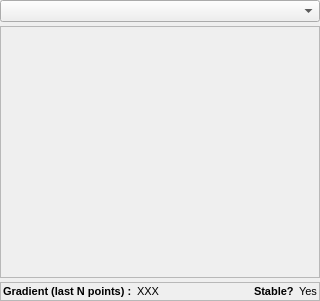
<?xml version="1.0" encoding="UTF-8"?>
<ui version="4.0">
 <class>EnergyModuleWidget</class>
 <widget class="QWidget" name="EnergyModuleWidget">
  <property name="geometry">
   <rect>
    <x>0</x>
    <y>0</y>
    <width>320</width>
    <height>301</height>
   </rect>
  </property>
  <property name="sizePolicy">
   <sizepolicy hsizetype="Expanding" vsizetype="Expanding">
    <horstretch>0</horstretch>
    <verstretch>0</verstretch>
   </sizepolicy>
  </property>
  <property name="font">
   <font>
    <pointsize>8</pointsize>
   </font>
  </property>
  <property name="windowTitle">
   <string>Energy Controls</string>
  </property>
  <layout class="QVBoxLayout" name="verticalLayout">
   <property name="spacing">
    <number>4</number>
   </property>
   <property name="leftMargin">
    <number>0</number>
   </property>
   <property name="topMargin">
    <number>0</number>
   </property>
   <property name="rightMargin">
    <number>0</number>
   </property>
   <property name="bottomMargin">
    <number>0</number>
   </property>
   <item>
    <widget class="QComboBox" name="TargetCombo"/>
   </item>
   <item>
    <widget class="QFrame" name="PlotWidget">
     <property name="sizePolicy">
      <sizepolicy hsizetype="Expanding" vsizetype="Expanding">
       <horstretch>0</horstretch>
       <verstretch>0</verstretch>
      </sizepolicy>
     </property>
     <property name="acceptDrops">
      <bool>true</bool>
     </property>
     <property name="frameShape">
      <enum>QFrame::StyledPanel</enum>
     </property>
     <property name="frameShadow">
      <enum>QFrame::Sunken</enum>
     </property>
    </widget>
   </item>
   <item>
    <widget class="QFrame" name="StabilityFrame">
     <property name="sizePolicy">
      <sizepolicy hsizetype="Expanding" vsizetype="Minimum">
       <horstretch>0</horstretch>
       <verstretch>0</verstretch>
      </sizepolicy>
     </property>
     <property name="acceptDrops">
      <bool>true</bool>
     </property>
     <property name="frameShape">
      <enum>QFrame::StyledPanel</enum>
     </property>
     <property name="frameShadow">
      <enum>QFrame::Sunken</enum>
     </property>
     <layout class="QHBoxLayout" name="horizontalLayout">
      <property name="spacing">
       <number>2</number>
      </property>
      <property name="leftMargin">
       <number>2</number>
      </property>
      <property name="topMargin">
       <number>2</number>
      </property>
      <property name="rightMargin">
       <number>2</number>
      </property>
      <property name="bottomMargin">
       <number>2</number>
      </property>
      <item>
       <widget class="QLabel" name="GradientInfoLabel">
        <property name="sizePolicy">
         <sizepolicy hsizetype="Minimum" vsizetype="Minimum">
          <horstretch>0</horstretch>
          <verstretch>0</verstretch>
         </sizepolicy>
        </property>
        <property name="font">
         <font>
          <weight>75</weight>
          <bold>true</bold>
         </font>
        </property>
        <property name="text">
         <string>Gradient (last N points) : </string>
        </property>
       </widget>
      </item>
      <item>
       <widget class="QLabel" name="GradientValueLabel">
        <property name="sizePolicy">
         <sizepolicy hsizetype="Expanding" vsizetype="Minimum">
          <horstretch>5</horstretch>
          <verstretch>0</verstretch>
         </sizepolicy>
        </property>
        <property name="text">
         <string>XXX</string>
        </property>
       </widget>
      </item>
      <item>
       <widget class="QLabel" name="label_2">
        <property name="sizePolicy">
         <sizepolicy hsizetype="Minimum" vsizetype="Minimum">
          <horstretch>0</horstretch>
          <verstretch>0</verstretch>
         </sizepolicy>
        </property>
        <property name="font">
         <font>
          <weight>75</weight>
          <bold>true</bold>
         </font>
        </property>
        <property name="text">
         <string>Stable? </string>
        </property>
       </widget>
      </item>
      <item>
       <widget class="QLabel" name="StableLabel">
        <property name="sizePolicy">
         <sizepolicy hsizetype="Expanding" vsizetype="Minimum">
          <horstretch>0</horstretch>
          <verstretch>0</verstretch>
         </sizepolicy>
        </property>
        <property name="text">
         <string>Yes</string>
        </property>
       </widget>
      </item>
     </layout>
    </widget>
   </item>
  </layout>
 </widget>
 <resources>
  <include location="../../../gui/icons.qrc"/>
 </resources>
 <connections/>
</ui>
